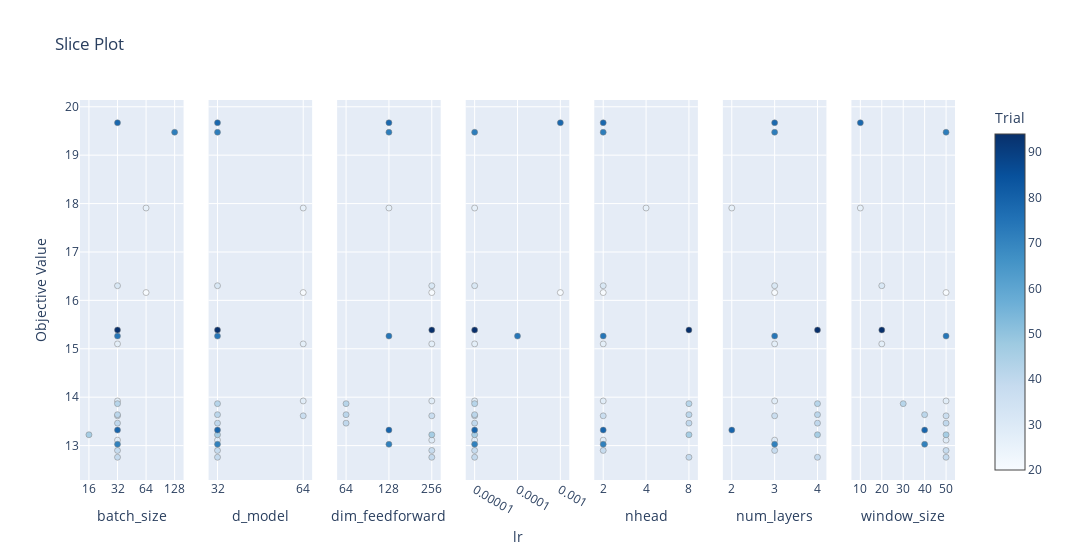

Source (notebook cell):
### Markdown cell above
Permite ver la distribución de la función objetivo en relación con cada hiperparámetro. Ayuda a identificar valores críticos o zonas de interés.

### Code cell
optuna.visualization.plot_slice(study).show()

### Figure 1 — Plotly figure (JSON) as saved in the notebook; plotly's stock layout.template omitted (floating-point values rounded to 4 significant figures)
{"data": [{"marker": {"color": [20, 26, 27, 28, 29, 31, 37, 38, 39, 40, 41, 42, 46, 71, 72, 74, 78, 79, 94], "colorbar": {"title": {"text": "Trial"}, "x": 1, "xpad": 40}, "colorscale": [[0, "rgb(247,251,255)"], [0.125, "rgb(222,235,247)"], [0.25, "rgb(198,219,239)"], [0.375, "rgb(158,202,225)"], [0.5, "rgb(107,174,214)"], [0.625, "rgb(66,146,198)"], [0.75, "rgb(33,113,181)"], [0.875, "rgb(8,81,156)"], [1, "rgb(8,48,107)"]], "line": {"color": "Grey", "width": 0.5}, "showscale": true}, "mode": "markers", "name": "Feasible Trial", "showlegend": false, "type": "scatter", "x": [64, 64, 32, 32, 32, 32, 32, 32, 32, 32, 32, 32, 16, 32, 128, 32, 32, 32, 32], "xaxis": "x", "y": [16.16, 17.91, 15.1, 13.92, 13.11, 16.3, 13.62, 12.9, 12.76, 13.46, 13.64, 13.87, 13.22, 13.03, 19.47, 15.26, 19.67, 13.32, 15.39], "yaxis": "y"}, {"marker": {"color": [20, 26, 27, 28, 29, 31, 37, 38, 39, 40, 41, 42, 46, 71, 72, 74, 78, 79, 94], "colorbar": {"title": {"text": "Trial"}, "x": 1, "xpad": 40}, "colorscale": [[0, "rgb(247,251,255)"], [0.125, "rgb(222,235,247)"], [0.25, "rgb(198,219,239)"], [0.375, "rgb(158,202,225)"], [0.5, "rgb(107,174,214)"], [0.625, "rgb(66,146,198)"], [0.75, "rgb(33,113,181)"], [0.875, "rgb(8,81,156)"], [1, "rgb(8,48,107)"]], "line": {"color": "Grey", "width": 0.5}, "showscale": false}, "mode": "markers", "name": "Feasible Trial", "showlegend": false, "type": "scatter", "x": [64, 64, 64, 64, 32, 32, 64, 32, 32, 32, 32, 32, 32, 32, 32, 32, 32, 32, 32], "xaxis": "x2", "y": [16.16, 17.91, 15.1, 13.92, 13.11, 16.3, 13.62, 12.9, 12.76, 13.46, 13.64, 13.87, 13.22, 13.03, 19.47, 15.26, 19.67, 13.32, 15.39], "yaxis": "y2"}, {"marker": {"color": [20, 26, 27, 28, 29, 31, 37, 38, 39, 40, 41, 42, 46, 71, 72, 74, 78, 79, 94], "colorbar": {"title": {"text": "Trial"}, "x": 1, "xpad": 40}, "colorscale": [[0, "rgb(247,251,255)"], [0.125, "rgb(222,235,247)"], [0.25, "rgb(198,219,239)"], [0.375, "rgb(158,202,225)"], [0.5, "rgb(107,174,214)"], [0.625, "rgb(66,146,198)"], [0.75, "rgb(33,113,181)"], [0.875, "rgb(8,81,156)"], [1, "rgb(8,48,107)"]], "line": {"color": "Grey", "width": 0.5}, "showscale": false}, "mode": "markers", "name": "Feasible Trial", "showlegend": false, "type": "scatter", "x": [256, 128, 256, 256, 256, 256, 256, 256, 256, 64, 64, 64, 256, 128, 128, 128, 128, 128, 256], "xaxis": "x3", "y": [16.16, 17.91, 15.1, 13.92, 13.11, 16.3, 13.62, 12.9, 12.76, 13.46, 13.64, 13.87, 13.22, 13.03, 19.47, 15.26, 19.67, 13.32, 15.39], "yaxis": "y3"}, {"marker": {"color": [20, 26, 27, 28, 29, 31, 37, 38, 39, 40, 41, 42, 46, 71, 72, 74, 78, 79, 94], "colorbar": {"title": {"text": "Trial"}, "x": 1, "xpad": 40}, "colorscale": [[0, "rgb(247,251,255)"], [0.125, "rgb(222,235,247)"], [0.25, "rgb(198,219,239)"], [0.375, "rgb(158,202,225)"], [0.5, "rgb(107,174,214)"], [0.625, "rgb(66,146,198)"], [0.75, "rgb(33,113,181)"], [0.875, "rgb(8,81,156)"], [1, "rgb(8,48,107)"]], "line": {"color": "Grey", "width": 0.5}, "showscale": false}, "mode": "markers", "name": "Feasible Trial", "showlegend": false, "type": "scatter", "x": [0.001, 1e-05, 1e-05, 1e-05, 1e-05, 1e-05, 1e-05, 1e-05, 1e-05, 1e-05, 1e-05, 1e-05, 1e-05, 1e-05, 1e-05, 0.0001, 0.001, 1e-05, 1e-05], "xaxis": "x4", "y": [16.16, 17.91, 15.1, 13.92, 13.11, 16.3, 13.62, 12.9, 12.76, 13.46, 13.64, 13.87, 13.22, 13.03, 19.47, 15.26, 19.67, 13.32, 15.39], "yaxis": "y4"}, {"marker": {"color": [20, 26, 27, 28, 29, 31, 37, 38, 39, 40, 41, 42, 46, 71, 72, 74, 78, 79, 94], "colorbar": {"title": {"text": "Trial"}, "x": 1, "xpad": 40}, "colorscale": [[0, "rgb(247,251,255)"], [0.125, "rgb(222,235,247)"], [0.25, "rgb(198,219,239)"], [0.375, "rgb(158,202,225)"], [0.5, "rgb(107,174,214)"], [0.625, "rgb(66,146,198)"], [0.75, "rgb(33,113,181)"], [0.875, "rgb(8,81,156)"], [1, "rgb(8,48,107)"]], "line": {"color": "Grey", "width": 0.5}, "showscale": false}, "mode": "markers", "name": "Feasible Trial", "showlegend": false, "type": "scatter", "x": [2, 4, 2, 2, 2, 2, 2, 2, 8, 8, 8, 8, 8, 2, 2, 2, 2, 2, 8], "xaxis": "x5", "y": [16.16, 17.91, 15.1, 13.92, 13.11, 16.3, 13.62, 12.9, 12.76, 13.46, 13.64, 13.87, 13.22, 13.03, 19.47, 15.26, 19.67, 13.32, 15.39], "yaxis": "y5"}, {"marker": {"color": [20, 26, 27, 28, 29, 31, 37, 38, 39, 40, 41, 42, 46, 71, 72, 74, 78, 79, 94], "colorbar": {"title": {"text": "Trial"}, "x": 1, "xpad": 40}, "colorscale": [[0, "rgb(247,251,255)"], [0.125, "rgb(222,235,247)"], [0.25, "rgb(198,219,239)"], [0.375, "rgb(158,202,225)"], [0.5, "rgb(107,174,214)"], [0.625, "rgb(66,146,198)"], [0.75, "rgb(33,113,181)"], [0.875, "rgb(8,81,156)"], [1, "rgb(8,48,107)"]], "line": {"color": "Grey", "width": 0.5}, "showscale": false}, "mode": "markers", "name": "Feasible Trial", "showlegend": false, "type": "scatter", "x": [3, 2, 3, 3, 3, 3, 3, 3, 4, 4, 4, 4, 4, 3, 3, 3, 3, 2, 4], "xaxis": "x6", "y": [16.16, 17.91, 15.1, 13.92, 13.11, 16.3, 13.62, 12.9, 12.76, 13.46, 13.64, 13.87, 13.22, 13.03, 19.47, 15.26, 19.67, 13.32, 15.39], "yaxis": "y6"}, {"marker": {"color": [20, 26, 27, 28, 29, 31, 37, 38, 39, 40, 41, 42, 46, 71, 72, 74, 78, 79, 94], "colorbar": {"title": {"text": "Trial"}, "x": 1, "xpad": 40}, "colorscale": [[0, "rgb(247,251,255)"], [0.125, "rgb(222,235,247)"], [0.25, "rgb(198,219,239)"], [0.375, "rgb(158,202,225)"], [0.5, "rgb(107,174,214)"], [0.625, "rgb(66,146,198)"], [0.75, "rgb(33,113,181)"], [0.875, "rgb(8,81,156)"], [1, "rgb(8,48,107)"]], "line": {"color": "Grey", "width": 0.5}, "showscale": false}, "mode": "markers", "name": "Feasible Trial", "showlegend": false, "type": "scatter", "x": [50, 10, 20, 50, 50, 20, 50, 50, 50, 50, 40, 30, 50, 40, 50, 50, 10, 40, 20], "xaxis": "x7", "y": [16.16, 17.91, 15.1, 13.92, 13.11, 16.3, 13.62, 12.9, 12.76, 13.46, 13.64, 13.87, 13.22, 13.03, 19.47, 15.26, 19.67, 13.32, 15.39], "yaxis": "y7"}], "layout": {"title": {"text": "Slice Plot"}, "width": 2100, "xaxis": {"anchor": "y", "categoryarray": [16, 32, 64, 128], "categoryorder": "array", "domain": [0, 0.1184], "title": {"text": "batch_size"}, "type": "category"}, "xaxis2": {"anchor": "y2", "categoryarray": [32, 64, 128], "categoryorder": "array", "domain": [0.1469, 0.2653], "title": {"text": "d_model"}, "type": "category"}, "xaxis3": {"anchor": "y3", "categoryarray": [64, 128, 256], "categoryorder": "array", "domain": [0.2939, 0.4122], "title": {"text": "dim_feedforward"}, "type": "category"}, "xaxis4": {"anchor": "y4", "categoryarray": [1e-05, 0.0001, 0.001], "categoryorder": "array", "domain": [0.4408, 0.5592], "title": {"text": "lr"}, "type": "category"}, "xaxis5": {"anchor": "y5", "categoryarray": [2, 4, 8], "categoryorder": "array", "domain": [0.5878, 0.7061], "title": {"text": "nhead"}, "type": "category"}, "xaxis6": {"anchor": "y6", "categoryarray": [2, 3, 4], "categoryorder": "array", "domain": [0.7347, 0.8531], "title": {"text": "num_layers"}, "type": "category"}, "xaxis7": {"anchor": "y7", "categoryarray": [10, 20, 30, 40, 50], "categoryorder": "array", "domain": [0.8816, 1.0], "title": {"text": "window_size"}, "type": "category"}, "yaxis": {"anchor": "x", "domain": [0, 1], "title": {"text": "Objective Value"}}, "yaxis2": {"anchor": "x2", "domain": [0, 1], "matches": "y", "showticklabels": false}, "yaxis3": {"anchor": "x3", "domain": [0, 1], "matches": "y", "showticklabels": false}, "yaxis4": {"anchor": "x4", "domain": [0, 1], "matches": "y", "showticklabels": false}, "yaxis5": {"anchor": "x5", "domain": [0, 1], "matches": "y", "showticklabels": false}, "yaxis6": {"anchor": "x6", "domain": [0, 1], "matches": "y", "showticklabels": false}, "yaxis7": {"anchor": "x7", "domain": [0, 1], "matches": "y", "showticklabels": false}}}
